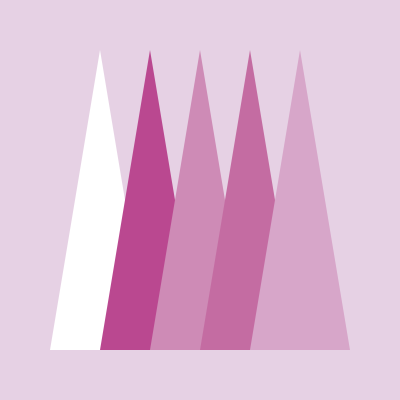
Frame 1 (no input)
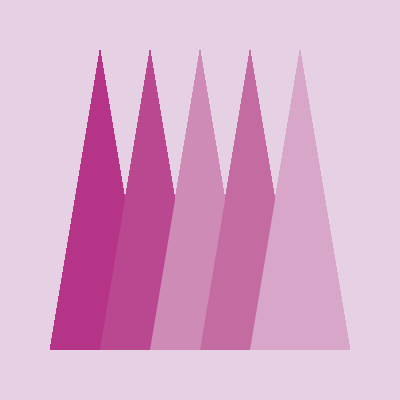
Frame 60 (the mouse pressed at the canvas centre just before this capture)
Frame 120 (the mouse held since frame 60 and released just before this capture): identical to frame 60, image omitted

The Processing sketch that drew these frames (run headless with seeded random() and noise(); from frame 60 on, the mouse is pressed at the canvas centre):

// Processing sketch: p3
// ── p3.pde

void setup (){
  size (400,400);
  background(230,209,228);
}
 
  void draw (){
    noStroke();
    
    triangle(50,350,100,50,150,350);
    fill (186,72,144);
    triangle(100,350,150,50,200,350);
    fill (206,139,182);   
    triangle(150,350,200,50,250,350);
    fill (196,108,162);
    triangle(200,350,250,50,300,350);
    fill (215,166,201);
    triangle(250,350,300,50,350,350);
    fill (182,52,136);
    
  }
    
